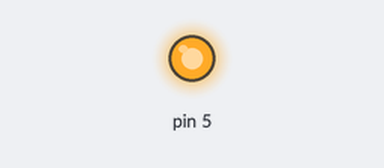
Simulated run of this sketch. Board: Arduino Uno, built with avr-gcc and run on an emulated ATmega328P. Parts: output pins drawn as LEDs (lit = HIGH).

Above: at 1.0 s.
At 5.5 s:
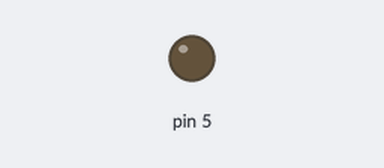
Timing chart, 0 to 6.9 s (numbered marks = the images above):
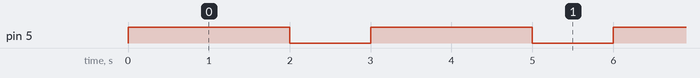

Measured:
- by itself, pin 5: alternates HIGH for 2.0 s and LOW for 1.0 s

The sketch:

ControlDeGiroDeMotor_Pag67_.ino
```cpp
 /* TRANSCRITO POR GUSTAVO JARRO CALLIZAYA*/
 /*DEL*/
 /*TEXTO: ROBOTICA CON ARDUINO 1 (SECUNDARI COMUNITARIA PRODUCTIVA
 * ) "TECHHOME"*/
  /* PRACTICA: CONTROL Y GIRO DEL MOTOR
   *  PAGINA 67 DEL TEXTO*   */
void setup() {
  // put your setup code here, to run once:
pinMode(5, OUTPUT);

}

void loop() {
  // put your main code here, to run repeatedly:
digitalWrite(5, HIGH);
delay(2000);
digitalWrite(5, LOW);
delay(1000);
}
/*El Motor Comienza a funcionar*/
```
